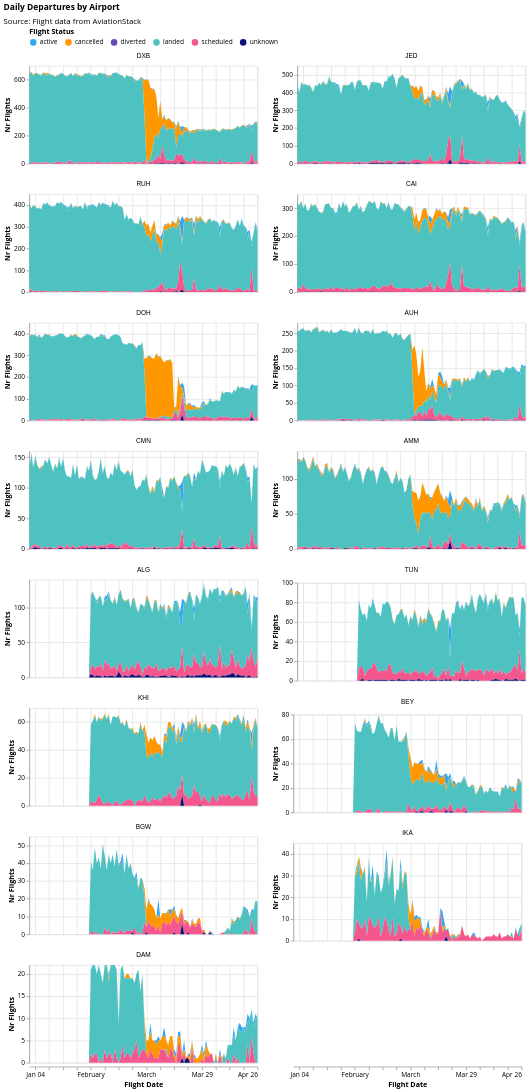

Source (notebook cell):
### Markdown cell above
### Daily Departures by Flight Status

### Code cell
departures_exploded["flight_date"] = pd.to_datetime(departures_exploded["flight_date"])

df = (
    departures_exploded.groupby(["flight_date", "flight_status", "iata_dep"])
    .size()
    .reset_index(name="count")
)

get_area_plot_by_airport(
    df,
    airports=airports,
    airport_col="iata_dep",
    title="Daily Departures by Airport",
    source_text="Source: Flight data from AviationStack",
)

### Figure 1 — Vega-Lite specification as saved in the notebook (floating-point values rounded to 4 significant figures; data arrays with more than 128 entries replaced by an {"elided": "..."} marker saying what was removed)
{"config": {"view": {"continuousWidth": 300, "continuousHeight": 300}, "axis": {"labelFont": "Open Sans", "titleFont": "Open Sans"}, "legend": {"labelFont": "Open Sans", "titleFont": "Open Sans"}, "title": {"anchor": "start", "font": "Open Sans", "subtitleFont": "Open Sans"}}, "data": {"name": "data-75ab26bf4d91e1948c8b5c80c05ee6fb"}, "facet": {"field": "iata_dep", "sort": ["DXB", "JED", "RUH", "CAI", "DOH", "AUH", "CMN", "AMM", "ALG", "TUN", "KHI", "BEY", "BGW", "IKA", "DAM"], "title": null, "type": "nominal"}, "spec": {"layer": [{"mark": {"type": "area"}, "encoding": {"color": {"field": "flight_status", "legend": {"direction": "horizontal", "offset": 10, "orient": "top", "titleAnchor": "start"}, "scale": {"range": ["#34A7F2", "#FF9800", "#664AB6", "#4EC2C0", "#F3578E", "#081079", "#0C7C68", "#DDDA21"]}, "title": "Flight Status", "type": "nominal"}, "tooltip": [{"field": "flight_date", "title": "Flight Date", "type": "temporal"}, {"field": "flight_status", "title": "Status", "type": "nominal"}, {"field": "count", "title": "Flights", "type": "quantitative"}], "x": {"field": "flight_date", "title": "Flight Date", "type": "temporal"}, "y": {"field": "count", "stack": "zero", "title": "Nr Flights", "type": "quantitative"}}}], "height": 150, "width": 350}, "columns": 2, "resolve": {"scale": {"y": "independent"}}, "title": {"text": "Daily Departures by Airport", "subtitle": "Source: Flight data from AviationStack", "subtitlePadding": 10}, "$schema": "https://vega.github.io/schema/vega-lite/v5.20.1.json", "datasets": {"data-75ab26bf4d91e1948c8b5c80c05ee6fb": {"elided": "10092 records"}}}
